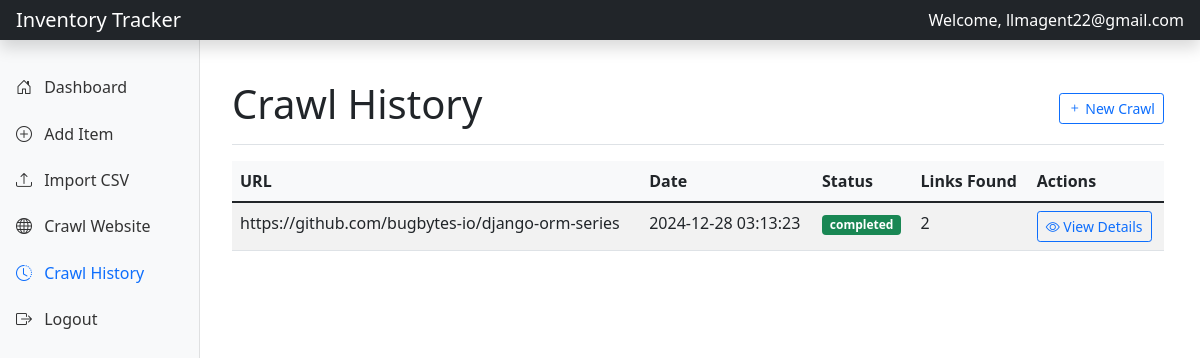
Page /crawl-history (signed in) on the committed database.
### tables this page shows
CREATE TABLE crawled_data (
            id INTEGER PRIMARY KEY AUTOINCREMENT,
            user_id INTEGER NOT NULL,
            url TEXT NOT NULL,
            crawl_date TIMESTAMP DEFAULT CURRENT_TIMESTAMP,
            crawl_data JSON NOT NULL,
            status TEXT NOT NULL,
            FOREIGN KEY (user_id) REFERENCES users (id)
        );

### app.py (the view)
@app.route('/crawl-history')
@login_required
def crawl_history():
    try:
        conn = get_db_connection()
        crawls = conn.execute('''
            SELECT id, url, crawl_date, status, crawl_data
            FROM crawled_data
            WHERE user_id = ?
            ORDER BY crawl_date DESC
        ''', (session['user_id'],)).fetchall()
        crawls_list = []
        for crawl in crawls:
            crawls_list.append({
                'id': crawl['id'],
                'url': crawl['url'],
                'crawl_date': crawl['crawl_date'],
                'status': crawl['status'],
                'crawl_data': json.loads(crawl['crawl_data'])
            })
        conn.close()
        return render_template('crawl_history.html', crawls=crawls_list)
    except Exception as e:
        flash(f'Error loading crawl history: {str(e)}')
        return redirect(url_for('dashboard'))

### app.py (called while the page is built)
def login_required(f):
    @wraps(f)
    def decorated_function(*args, **kwargs):
        if 'user_id' not in session:
            flash('Please log in first.')
            return redirect(url_for('login'))
        return f(*args, **kwargs)
    return decorated_function

def get_db_connection():
    conn = sqlite3.connect('inventory.db')
    conn.row_factory = sqlite3.Row
    return conn

### templates/crawl_history.html (shortened to what this page needs)
{% extends 'base.html' %}
{% block content %}
<div class="container-fluid">
    <div class="row">
        {% include 'sidebar.html' %}
        <main class="col-md-9 ms-sm-auto col-lg-10 px-md-4">
            <div class="d-flex justify-content-between flex-wrap flex-md-nowrap align-items-center pt-3 pb-2 mb-3 border-bottom">
                <h1>Crawl History</h1>
                <div class="btn-toolbar mb-2 mb-md-0">
                    <a href="{{ url_for('crawl_website') }}" class="btn btn-sm btn-outline-primary">
                        <i class="bi bi-plus"></i> New Crawl
                    </a>
                </div>
            </div>
            {% if crawls %}
                <div class="table-responsive">
                    <table class="table table-striped table-hover">
                        <thead>
                            <tr>
                                <th>URL</th>
                                <th>Date</th>
                                <th>Status</th>
                                <th>Links Found</th>
                                <th>Actions</th>
                            </tr>
                        </thead>
                        <tbody>
                            {% for crawl in crawls %}
                            <tr>
                                <td>{{ crawl.url }}</td>
                                <td>{{ crawl.crawl_date }}</td>
                                <td>
                                    <span class="badge bg-{{ 'success' if crawl.status == 'completed' else 'danger' }}">
                                        {{ crawl.status }}
                                    </span>
                                </td>
                                <td>{{ crawl.crawl_data.links|length }}</td>
                                <td>
                                    <a href="{{ url_for('crawl_details', crawl_id=crawl.id) }}"
                                       class="btn btn-sm btn-outline-primary">
                                        <i class="bi bi-eye"></i> View Details
                                    </a>
                                </td>
                            </tr>
                            {% endfor %}
                        </tbody>
                    </table>
                </div>
            {% else %}
                <div class="alert alert-info" role="alert">
                    No crawl history found. Start by crawling a website!
                </div>
            {% endif %}
        </main>
    </div>
</div>
{% endblock %}

### static/css/styles.css (style rules this page uses)
main { padding-top: 1.5rem; }
.table { margin-bottom: 0; }
.table th { border-top: none; background-color: #f8f9fa; }
.bi { line-height: 1; }

### templates/base.html (style rules this page uses)
main { padding-top: 1.5rem; }
@media (min-width: 768px) { main { margin-left: 240px; } }

### rows in the picture
crawled_data: url "https://github.com/bugbytes-io/django-orm-series", crawl_date "2024-12-28 03:13:23", status "completed", crawl_data.links|length "2"

### other values in the picture
{{ session.get('username') }} "llmagent22@gmail.com"
